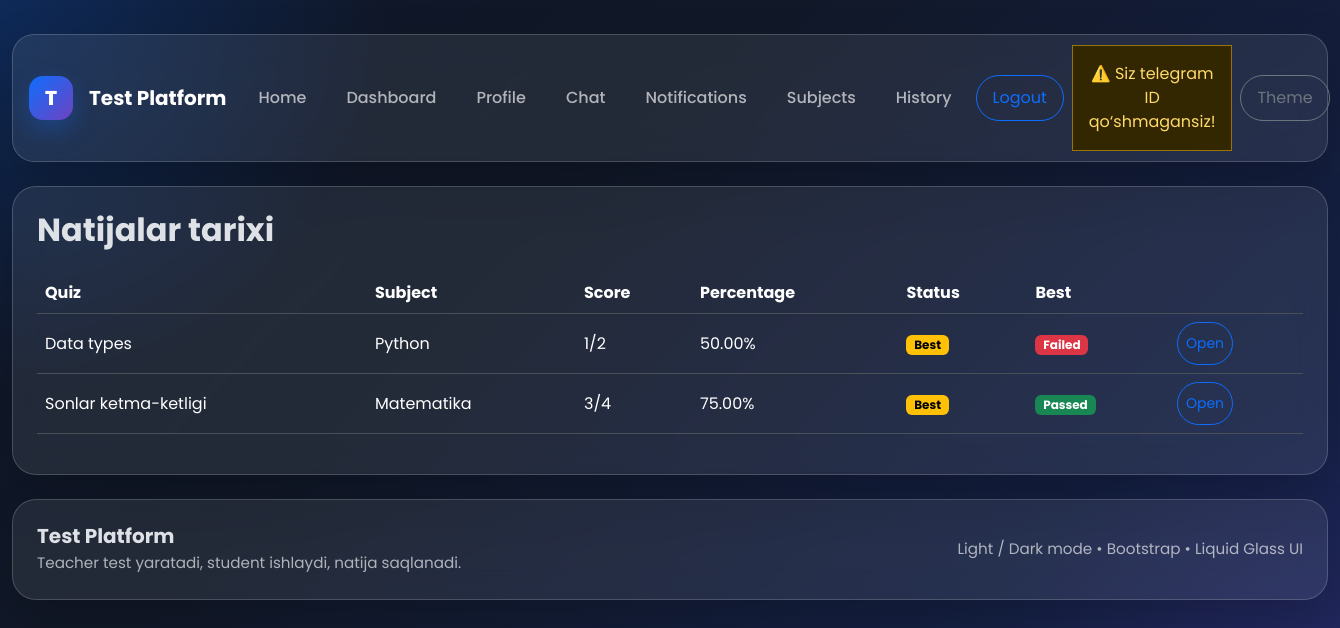
/quiz/history/ (signed in), run on an earlier commit of the app's database.
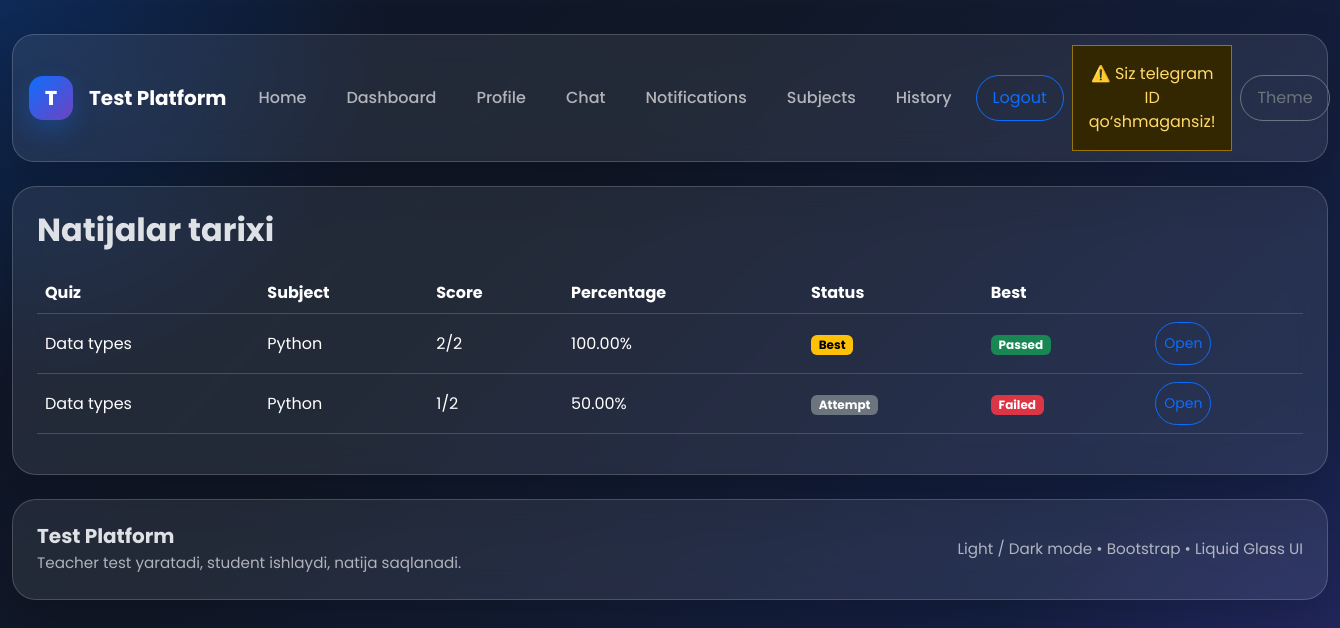
And on a later commit of the database.
### quiz/models.py (models this page shows, shortened)
class Attempt(models.Model):
    student = models.ForeignKey(
        settings.AUTH_USER_MODEL,
        on_delete=models.CASCADE,
        related_name='attempts'
    )
    quiz = models.ForeignKey(Quiz, on_delete=models.CASCADE, related_name='attempts')
    score = models.PositiveIntegerField(default=0)
    total = models.PositiveIntegerField(default=0)
    percentage = models.DecimalField(max_digits=5, decimal_places=2, default=0)
    used_seconds = models.PositiveIntegerField(default=0)
    is_completed = models.BooleanField(default=False)
    started_at = models.DateTimeField(default=timezone.now)
    submitted_at = models.DateTimeField(blank=True, null=True)
    certificate_code = models.CharField(max_length=32, blank=True, unique=True)
    created_at = models.DateTimeField(auto_now_add=True)
    class Meta:
        ordering = ['-created_at']
    @property
    def passed(self):
        return float(self.percentage) >= self.quiz.pass_percentage

class Quiz(models.Model):
    STATUS_CHOICES = (
        ('draft', 'Draft'),
        ('published', 'Published'),
        ('archived', 'Archived'),
    )
    DIFFICULTY_CHOICES = (
        ('easy', 'Easy'),
        ('medium', 'Medium'),
        ('hard', 'Hard'),
    )
    subject = models.ForeignKey(Subject, on_delete=models.CASCADE, related_name='quizzes')
    title = models.CharField(max_length=255)
    description = models.TextField(blank=True, null=True)
    duration_minutes = models.PositiveIntegerField(default=10)
    pass_percentage = models.PositiveIntegerField(default=60)
    status = models.CharField(max_length=20, choices=STATUS_CHOICES, default='draft')
    difficulty = models.CharField(max_length=20, choices=DIFFICULTY_CHOICES, default='medium')
    randomize_questions = models.BooleanField(default=False)
    randomize_choices = models.BooleanField(default=False)
    created_by = models.ForeignKey(
        settings.AUTH_USER_MODEL,
        on_delete=models.CASCADE,
        related_name='teacher_quizzes'
    )
    created_at = models.DateTimeField(auto_now_add=True)
    class Meta:
        ordering = ['-created_at']

class Subject(models.Model):
    name = models.CharField(max_length=255)
    description = models.TextField(blank=True, null=True)
    created_by = models.ForeignKey(
        settings.AUTH_USER_MODEL,
        on_delete=models.CASCADE,
        related_name='teacher_subjects'
    )
    created_at = models.DateTimeField(auto_now_add=True)
    class Meta:
        ordering = ['-created_at']

### quiz/views.py (the view)
    @login_required
    def wrapper(request, *args, **kwargs):
        if request.user.role != "student":
            messages.error(request, "Bu bo‘lim faqat student uchun.")
            return redirect("dashboard")
        return view_func(request, *args, **kwargs)

### quiz/views.py (called while the page is built)
def paginate_queryset(request, queryset, per_page=8):
    paginator = Paginator(queryset, per_page)
    page_number = request.GET.get("page")
    return paginator.get_page(page_number)

def student_required(view_func):
    @login_required
    def wrapper(request, *args, **kwargs):
        if request.user.role != "student":
            messages.error(request, "Bu bo‘lim faqat student uchun.")
            return redirect("dashboard")
        return view_func(request, *args, **kwargs)
    return wrapper

### templates/quiz/history.html (shortened to what this page needs)
{% extends 'base.html' %}
{% block content %}
<div class="glass main-card p-4">
    <h2 class="fw-bold mb-4">Natijalar tarixi</h2>
    <div class="table-responsive">
        <table class="table align-middle">
            <thead>
                <tr>
                    <th>Quiz</th>
                    <th>Subject</th>
                    <th>Score</th>
                    <th>Percentage</th>
                    <th>Status</th>
                    <th>Best</th>
                    <th></th>
                </tr>
            </thead>
            <tbody>
                {% for item in page_obj %}
                    <tr>
                        <td>{{ item.quiz.title }}</td>
                        <td>{{ item.quiz.subject.name }}</td>
                        <td>{{ item.score }}/{{ item.total }}</td>
                        <td>{{ item.percentage }}%</td>
                        <td>
                            {% if item.id in best_attempt_ids %}
                                <span class="badge text-bg-warning">Best</span>
                            {% else %}
                                <span class="badge text-bg-secondary">Attempt</span>
                            {% endif %}
                        </td>
                        <td>
                            {% if item.passed %}
                                <span class="badge text-bg-success">Passed</span>
                            {% else %}
                                <span class="badge text-bg-danger">Failed</span>
                            {% endif %}
                        </td>
                        <td>
                            <a href="{% url 'result_detail' item.id %}"
                               class="btn btn-sm btn-outline-primary rounded-pill">
                                Open
                            </a>
                        </td>
                    </tr>
                {% empty %}
                    <tr>
                        <td colspan="6">History bo‘sh.</td>
                    </tr>
                {% endfor %}
            </tbody>
        </table>
    </div>
</div>
{% endblock %}

What changed in the data, as far as the page shows it:
removed Attempt: quiz "Sonlar ketma-ketligi", quiz.subject.name "Matematika", score "3", total "4", percentage "75.00", shows "Best", shows "Passed"
added Attempt: quiz "Data types", quiz.subject.name "Python", score "2", total "2", percentage "100.00", shows "Best", shows "Passed"
computed for Attempt (number 2 of 2 on the later page): text "Best" → "Attempt"
